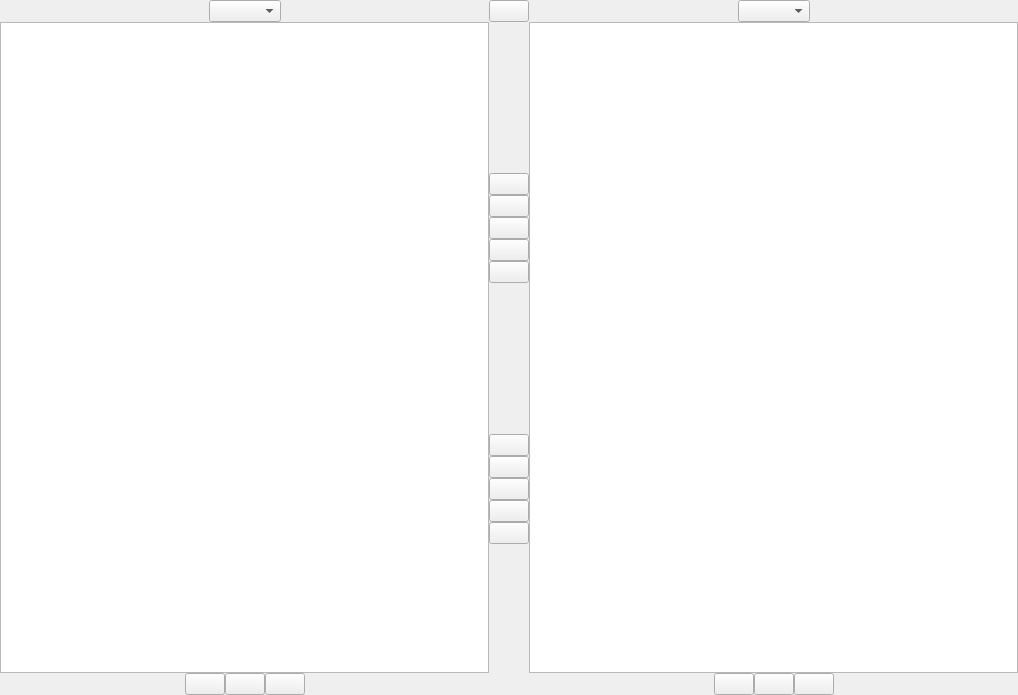
<?xml version="1.0" encoding="UTF-8"?>
<ui version="4.0">
 <class>Form</class>
 <widget class="QWidget" name="Form">
  <property name="geometry">
   <rect>
    <x>0</x>
    <y>0</y>
    <width>1018</width>
    <height>695</height>
   </rect>
  </property>
  <property name="windowTitle">
   <string>Form</string>
  </property>
  <layout class="QVBoxLayout" name="verticalLayout_4">
   <property name="spacing">
    <number>0</number>
   </property>
   <property name="leftMargin">
    <number>0</number>
   </property>
   <property name="topMargin">
    <number>0</number>
   </property>
   <property name="rightMargin">
    <number>0</number>
   </property>
   <property name="bottomMargin">
    <number>0</number>
   </property>
   <item>
    <widget class="QWidget" name="toolbar_widget" native="true">
     <layout class="QHBoxLayout" name="horizontalLayout_3">
      <property name="spacing">
       <number>0</number>
      </property>
      <property name="leftMargin">
       <number>0</number>
      </property>
      <property name="topMargin">
       <number>0</number>
      </property>
      <property name="rightMargin">
       <number>0</number>
      </property>
      <property name="bottomMargin">
       <number>0</number>
      </property>
     </layout>
    </widget>
   </item>
   <item>
    <layout class="QHBoxLayout" name="layout_combobox">
     <property name="spacing">
      <number>0</number>
     </property>
     <item>
      <spacer name="horizontalSpacer_8">
       <property name="orientation">
        <enum>Qt::Horizontal</enum>
       </property>
       <property name="sizeHint" stdset="0">
        <size>
         <width>40</width>
         <height>20</height>
        </size>
       </property>
      </spacer>
     </item>
     <item>
      <widget class="QComboBox" name="comboBox_source"/>
     </item>
     <item>
      <spacer name="horizontalSpacer_5">
       <property name="orientation">
        <enum>Qt::Horizontal</enum>
       </property>
       <property name="sizeHint" stdset="0">
        <size>
         <width>40</width>
         <height>20</height>
        </size>
       </property>
      </spacer>
     </item>
     <item>
      <widget class="QPushButton" name="pushButton_change_language">
       <property name="text">
        <string/>
       </property>
      </widget>
     </item>
     <item>
      <spacer name="horizontalSpacer_6">
       <property name="orientation">
        <enum>Qt::Horizontal</enum>
       </property>
       <property name="sizeHint" stdset="0">
        <size>
         <width>40</width>
         <height>20</height>
        </size>
       </property>
      </spacer>
     </item>
     <item>
      <widget class="QComboBox" name="comboBox_target"/>
     </item>
     <item>
      <spacer name="horizontalSpacer_9">
       <property name="orientation">
        <enum>Qt::Horizontal</enum>
       </property>
       <property name="sizeHint" stdset="0">
        <size>
         <width>40</width>
         <height>20</height>
        </size>
       </property>
      </spacer>
     </item>
    </layout>
   </item>
   <item>
    <layout class="QHBoxLayout" name="layout_translate">
     <property name="spacing">
      <number>0</number>
     </property>
     <item>
      <layout class="QVBoxLayout" name="layout_source">
       <property name="spacing">
        <number>0</number>
       </property>
       <item>
        <widget class="QTextEdit" name="textEdit_source"/>
       </item>
       <item>
        <layout class="QHBoxLayout" name="layout_source_button">
         <property name="spacing">
          <number>0</number>
         </property>
         <item>
          <spacer name="horizontalSpacer">
           <property name="orientation">
            <enum>Qt::Horizontal</enum>
           </property>
           <property name="sizeHint" stdset="0">
            <size>
             <width>40</width>
             <height>20</height>
            </size>
           </property>
          </spacer>
         </item>
         <item>
          <widget class="QPushButton" name="pushButton_copy_s">
           <property name="text">
            <string/>
           </property>
          </widget>
         </item>
         <item>
          <widget class="QPushButton" name="pushButton_paste_s">
           <property name="text">
            <string/>
           </property>
          </widget>
         </item>
         <item>
          <widget class="QPushButton" name="pushButton_clear_s">
           <property name="sizePolicy">
            <sizepolicy hsizetype="Minimum" vsizetype="Fixed">
             <horstretch>0</horstretch>
             <verstretch>0</verstretch>
            </sizepolicy>
           </property>
           <property name="text">
            <string/>
           </property>
          </widget>
         </item>
         <item>
          <spacer name="horizontalSpacer_2">
           <property name="orientation">
            <enum>Qt::Horizontal</enum>
           </property>
           <property name="sizeHint" stdset="0">
            <size>
             <width>40</width>
             <height>20</height>
            </size>
           </property>
          </spacer>
         </item>
        </layout>
       </item>
      </layout>
     </item>
     <item>
      <layout class="QVBoxLayout" name="layout_toolbar">
       <property name="spacing">
        <number>0</number>
       </property>
       <item>
        <spacer name="verticalSpacer_3">
         <property name="orientation">
          <enum>Qt::Vertical</enum>
         </property>
         <property name="sizeHint" stdset="0">
          <size>
           <width>20</width>
           <height>40</height>
          </size>
         </property>
        </spacer>
       </item>
       <item>
        <widget class="QPushButton" name="pushButton_close">
         <property name="text">
          <string/>
         </property>
        </widget>
       </item>
       <item>
        <widget class="QPushButton" name="pushButton_maximize">
         <property name="text">
          <string/>
         </property>
        </widget>
       </item>
       <item>
        <widget class="QPushButton" name="pushButton_minimize">
         <property name="text">
          <string/>
         </property>
        </widget>
       </item>
       <item>
        <widget class="QPushButton" name="pushButton_move">
         <property name="text">
          <string/>
         </property>
        </widget>
       </item>
       <item>
        <widget class="QPushButton" name="pushButton_info">
         <property name="text">
          <string/>
         </property>
        </widget>
       </item>
       <item>
        <spacer name="verticalSpacer">
         <property name="orientation">
          <enum>Qt::Vertical</enum>
         </property>
         <property name="sizeHint" stdset="0">
          <size>
           <width>20</width>
           <height>40</height>
          </size>
         </property>
        </spacer>
       </item>
       <item>
        <widget class="QPushButton" name="pushButton_change_text">
         <property name="text">
          <string/>
         </property>
        </widget>
       </item>
       <item>
        <widget class="QPushButton" name="pushButton_correct_grammar">
         <property name="text">
          <string/>
         </property>
        </widget>
       </item>
       <item>
        <widget class="QPushButton" name="pushButton_correct_word">
         <property name="text">
          <string/>
         </property>
        </widget>
       </item>
       <item>
        <widget class="QPushButton" name="pushButton_variant">
         <property name="text">
          <string/>
         </property>
        </widget>
       </item>
       <item>
        <widget class="QPushButton" name="pushButton_translate">
         <property name="text">
          <string/>
         </property>
        </widget>
       </item>
       <item>
        <spacer name="verticalSpacer_2">
         <property name="orientation">
          <enum>Qt::Vertical</enum>
         </property>
         <property name="sizeHint" stdset="0">
          <size>
           <width>20</width>
           <height>40</height>
          </size>
         </property>
        </spacer>
       </item>
      </layout>
     </item>
     <item>
      <layout class="QVBoxLayout" name="layout_target">
       <property name="spacing">
        <number>0</number>
       </property>
       <item>
        <widget class="QTextEdit" name="textEdit_target"/>
       </item>
       <item>
        <layout class="QHBoxLayout" name="layout_target_button">
         <property name="spacing">
          <number>0</number>
         </property>
         <item>
          <spacer name="horizontalSpacer_3">
           <property name="orientation">
            <enum>Qt::Horizontal</enum>
           </property>
           <property name="sizeHint" stdset="0">
            <size>
             <width>40</width>
             <height>20</height>
            </size>
           </property>
          </spacer>
         </item>
         <item>
          <widget class="QPushButton" name="pushButton_copy_t">
           <property name="text">
            <string/>
           </property>
          </widget>
         </item>
         <item>
          <widget class="QPushButton" name="pushButton_paste_t">
           <property name="text">
            <string/>
           </property>
          </widget>
         </item>
         <item>
          <widget class="QPushButton" name="pushButton_clear_t">
           <property name="text">
            <string/>
           </property>
          </widget>
         </item>
         <item>
          <spacer name="horizontalSpacer_4">
           <property name="orientation">
            <enum>Qt::Horizontal</enum>
           </property>
           <property name="sizeHint" stdset="0">
            <size>
             <width>40</width>
             <height>20</height>
            </size>
           </property>
          </spacer>
         </item>
        </layout>
       </item>
      </layout>
     </item>
    </layout>
   </item>
  </layout>
 </widget>
 <resources/>
 <connections/>
</ui>
